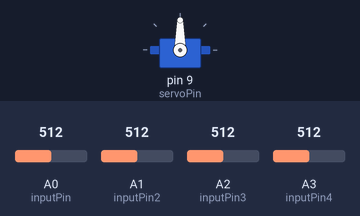
Simulated run of this sketch. Board: Arduino Uno, built with avr-gcc and run on an emulated ATmega328P. On the bench: servo. The inputs (shaded band) are chosen by the test bench; at power-on: A0 (inputPin) = 512, A1 (inputPin2) = 512, A2 (inputPin3) = 512, A3 (inputPin4) = 512.

Above: at 1.2 s.
1.3 s: A0 (inputPin) set to 716
At 1.8 s:
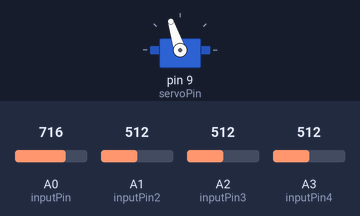
2.8 s: A1 (inputPin2) set to 716
At 4.0 s:
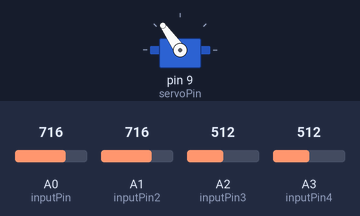
4.3 s: A2 (inputPin3) set to 907
5.8 s: A2 (inputPin3) set to 928
At 6.5 s:
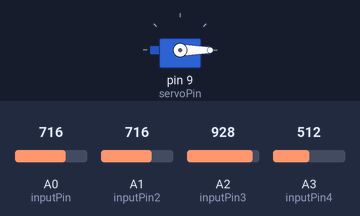
7.3 s: A0 (inputPin) set to 737
At 7.6 s:
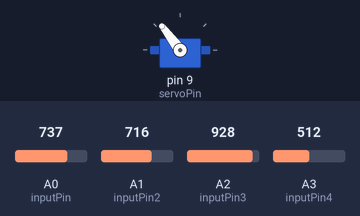
8.8 s: A1 (inputPin2) set to 992
At 9.9 s:
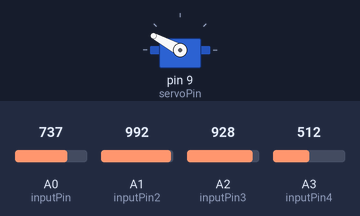
Timing chart, 0 to 11.3 s (numbered marks = the images above; inputs shaded):
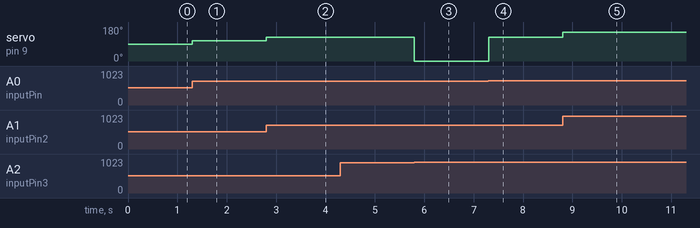

The sketch:

lightChase.ino
```cpp
#include <Servo.h>

#define servoPin 9
#define servoPin2 10
//#define potPin 10
#define inputPin A0
#define inputPin2 A1
#define inputPin3 A2
#define inputPin4 A3

//int potValue = 0;


int average1 = 0;
int averageMap1= 0;

int pin1Value = 0;
int pin2Value = 0;
int pin3Value = 0;
int pin4Value = 0;
int average2 = 0;
int averageMap2 = 0;


Servo servo;
Servo servo2;

void setup(){

    Serial.begin(9600);

    servo.attach(servoPin);

    //pinMode(potPin, INPUT);

}

void loop(){


        pin1Value = analogRead(inputPin);
        pin2Value = analogRead(inputPin2);
        pin4Value = analogRead(inputPin4);
        pin3Value = analogRead(inputPin3);

    if (pin1Value + pin2Value > pin3Value + pin4Value){

        average1 = (pin1Value+ pin2Value)/2 ;
        averageMap1 = map(average1, 0, 1023, 0, 180 );

        servo.write(averageMap1);
    }
    else if( pin1Value + pin2Value < pin3Value + pin4Value){
        average1 = (pin1Value+ pin2Value)/2 ;
        averageMap1 = map(average1, 0, 1023, 0, 180 );
        servo.write(-averageMap1);
    }

    if (pin1Value + pin3Value > pin2Value + pin4Value ) {

        average2 = (pin1Value + pin3Value)/2;
        averageMap2 = map(average2, 0 , 1023, 0, 180);

        servo2.write(averageMap2);

    }
    else if(pin1Value + pin3Value < pin2Value + pin4Value ) {

        average2 = (pin1Value + pin3Value)/2;
        averageMap2 = map(average2, 0 , 1023, 0, 180);

        servo2.write(-averageMap2);

    }

    /*if (2pin > 2_2pin)

        value += 1
        servo2.write(value)

    } */

    /* faktor = 0.1

    diff = (average1 - average2)* faktor

    diffMap = map( diff, -1023, 1023,0,180)

    servo1.write(diffMap)*/


  /*  potValue = analogRead(potPin);
    potValue = map(potValue, 0, 1023, 0, 180);

    servo.write(potValue);
    delay(15);*/

}
```

Measured:
- the behaviour switches between 920 and 921 on A2 (inputPin3) (found by bisection; images 2 and 3)
- the behaviour switches between 724 and 725 on A0 (inputPin) (found by bisection; images 3 and 4)
- after the input at 1.3 s, servo on pin 9 (servoPin): 90° → 108° at once
- after the input at 2.8 s, servo on pin 9 (servoPin): 108° → 125° at once
- after the input at 4.3 s, every drawn part: stays the same
- after the input at 5.8 s, servo on pin 9 (servoPin): 125° → 0° at once
- after the input at 7.3 s, servo on pin 9 (servoPin): 0° → 127° at once
- after the input at 8.8 s, servo on pin 9 (servoPin): 127° → 152° at once
